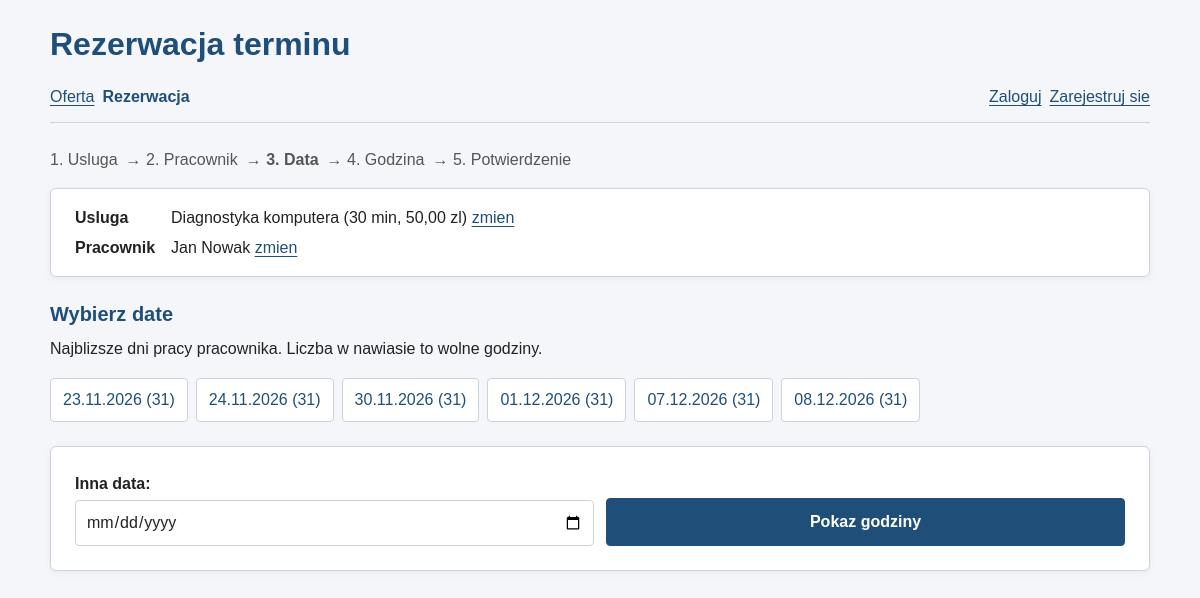
Screenshot of /rezerwacja.php?usluga=1&pracownik=1 with the database file from the repository.
### tables this page shows
CREATE TABLE uslugi (
    id INT AUTO_INCREMENT PRIMARY KEY,
    kategoria_id INT NOT NULL,
    nazwa VARCHAR(100) NOT NULL,
    opis TEXT,
    czas_trwania INT NOT NULL,
    cena DECIMAL(8,2) NOT NULL,
    aktywna TINYINT(1) NOT NULL DEFAULT 1,
    FOREIGN KEY (kategoria_id) REFERENCES kategorie_uslug(id) ON DELETE RESTRICT,
    CHECK (czas_trwania > 0),
    CHECK (cena >= 0)
);

### includes/terminy.php (called while the page is built, shortened)
<?php
function minuty(string $czas): int
{
    [$h, $m] = explode(':', $czas);
    return (int) $h * 60 + (int) $m;
}
function czasZMinut(int $minuty): string
{
    return sprintf('%02d:%02d', intdiv($minuty, 60), $minuty % 60);
}
function aktywnaUsluga(PDO $pdo, int $id): ?array
{
    $stmt = $pdo->prepare(
        'SELECT u.id, u.nazwa, u.opis, u.czas_trwania, u.cena, k.nazwa AS kategoria
         FROM uslugi u
         JOIN kategorie_uslug k ON k.id = u.kategoria_id
         WHERE u.id = ? AND u.aktywna = 1'
    );
    $stmt->execute([$id]);
    return $stmt->fetch(PDO::FETCH_ASSOC) ?: null;
}
function pracownicyUslugi(PDO $pdo, int $uslugaId): array
{
    $stmt = $pdo->prepare(
        "SELECT p.id, CONCAT(u.imie, ' ', u.nazwisko) AS nazwa, p.opis
         FROM pracownicy_uslugi pu
         JOIN pracownicy p ON p.id = pu.pracownik_id
         JOIN uzytkownicy u ON u.id = p.uzytkownik_id
         WHERE pu.usluga_id = ? AND p.aktywny = 1 AND u.aktywny = 1
         ORDER BY u.nazwisko, u.imie"
    );
    $stmt->execute([$uslugaId]);
    return $stmt->fetchAll(PDO::FETCH_ASSOC);
}
function godzinyPracy(PDO $pdo, int $pracownikId, string $data): ?array
{
    $stmt = $pdo->prepare(
        'SELECT godzina_od, godzina_do
         FROM dostepnosc_pracownikow
         WHERE pracownik_id = ? AND dzien_tygodnia = ?'
    );
    $stmt->execute([$pracownikId, (int) date('N', strtotime($data))]);
    return $stmt->fetch(PDO::FETCH_ASSOC) ?: null;
}
function zajeteTerminy(PDO $pdo, int $pracownikId, string $data): array
{
    $stmt = $pdo->prepare(
        "SELECT godzina_od, godzina_do
         FROM rezerwacje
         WHERE pracownik_id = ? AND data_rezerwacji = ?
           AND status IN ('oczekujaca', 'potwierdzona')"
    );
    $stmt->execute([$pracownikId, $data]);
    return $stmt->fetchAll(PDO::FETCH_ASSOC);
}
function koliduje(int $od, int $do, array $zajete): bool
{
    return false;
}
function wolneTerminy(PDO $pdo, int $pracownikId, string $data, int $czasTrwania): array
{
    $praca = godzinyPracy($pdo, $pracownikId, $data);
    $zajete = zajeteTerminy($pdo, $pracownikId, $data);
    $teraz = $data === date('Y-m-d') ? minuty(date('H:i')) : -1;
    $wolne = [];
    for ($od = minuty($praca['godzina_od']); $od + $czasTrwania <= minuty($praca['godzina_do']); $od += KROK_MINUT) {
        if ($od > $teraz && !koliduje($od, $od + $czasTrwania, $zajete)) {
            $wolne[] = czasZMinut($od);
        }
    }
    return $wolne;
}

### public/rezerwacja.php (the view, shortened to what this page needs)
<?php
require __DIR__ . '/../includes/wspolne.php';
require __DIR__ . '/../includes/terminy.php';
$usluga = aktywnaUsluga($pdo, liczba($_GET['usluga'] ?? ''));
$pracownicy = $usluga ? pracownicyUslugi($pdo, (int) $usluga['id']) : [];
$pracownikId = liczba($_GET['pracownik'] ?? '');
$pracownik = null;
foreach ($pracownicy as $p) {
    if ((int) $p['id'] === $pracownikId) {
        $pracownik = $p;
    }
}
$data = $pracownik && is_string($_GET['data'] ?? null) ? poprawnaData($_GET['data']) : null;
$wolne = $data ? wolneTerminy($pdo, $pracownikId, $data, (int) $usluga['czas_trwania']) : [];
$godzina = $data && in_array($_GET['godzina'] ?? null, $wolne, true) ? $_GET['godzina'] : null;
$krok = match (true) {
    !$usluga => 1,
    !$pracownik => 2,
    !$data => 3,
    !$godzina => 4,
    default => 5,
};
$bazowyAdres = 'rezerwacja.php?usluga=' . ($usluga['id'] ?? 0) . '&pracownik=' . $pracownikId;
?>
<ol class="kroki">
    <?php foreach ([1 => 'Usluga', 2 => 'Pracownik', 3 => 'Data', 4 => 'Godzina', 5 => 'Potwierdzenie'] as $nr => $nazwa): ?>
        <li<?= $nr === $krok ? ' class="aktywny"' : '' ?>><?= $nr ?>. <?= $nazwa ?></li>
    <?php endforeach; ?>
</ol>
<?php if ($usluga): ?>
    <div class="karta">
        <dl>
            <dt>Usluga</dt>
            <dd><?= e($usluga['nazwa']) ?> (<?= (int) $usluga['czas_trwania'] ?> min, <?= cena($usluga['cena']) ?>) <a href="rezerwacja.php">zmien</a></dd>
            <?php if ($pracownik): ?>
                <dt>Pracownik</dt>
                <dd><?= e($pracownik['nazwa']) ?> <a href="rezerwacja.php?usluga=<?= (int) $usluga['id'] ?>">zmien</a></dd>
            <?php endif; ?>
        </dl>
    </div>
<?php endif; ?>
<?php if ($krok === 1): ?>
    <h2>Wybierz usluge</h2>
    <?php $uslugi = $pdo->query(
        'SELECT u.id, u.nazwa, u.czas_trwania, u.cena, k.nazwa AS kategoria
         FROM uslugi u JOIN kategorie_uslug k ON k.id = u.kategoria_id
         WHERE u.aktywna = 1 ORDER BY k.nazwa, u.nazwa'
    )->fetchAll(); ?>
    <div class="tabela">
        <table>
            <tr><th>Usluga</th><th>Kategoria</th><th>Czas</th><th>Cena</th><th></th></tr>
            <?php foreach ($uslugi as $u): ?>
                <tr>
                    <td><a href="usluga.php?id=<?= (int) $u['id'] ?>"><?= e($u['nazwa']) ?></a></td>
                    <td><?= e($u['kategoria']) ?></td>
                    <td><?= (int) $u['czas_trwania'] ?> min</td>
                    <td><?= cena($u['cena']) ?></td>
                    <td><a class="przycisk" href="rezerwacja.php?usluga=<?= (int) $u['id'] ?>">Wybierz</a></td>
                </tr>
            <?php endforeach; ?>
        </table>
    </div>
<?php elseif ($krok === 3): ?>
    <h2>Wybierz date</h2>
    <p>Najblizsze dni pracy pracownika. Liczba w nawiasie to wolne godziny.</p>
    <div class="wybor">
        <?php for ($i = 0; $i < 21; $i++): ?>
            <?php
            $dzien = date('Y-m-d', strtotime("+$i days"));
            if (!godzinyPracy($pdo, $pracownikId, $dzien)) {
                continue;
            }
            $ile = count(wolneTerminy($pdo, $pracownikId, $dzien, (int) $usluga['czas_trwania']));
            ?>
            <?php if ($ile): ?>
                <a href="<?= e($bazowyAdres . '&data=' . $dzien) ?>"><?= data($dzien) ?> (<?= $ile ?>)</a>
            <?php endif; ?>
        <?php endfor; ?>
    </div>
    <form method="get" class="filtry">
        <label>Inna data: <input type="date" name="data" min="<?= date('Y-m-d') ?>" required></label>
        <button type="submit">Pokaz godziny</button>
    </form>
<?php endif; ?>

### css/style.css (style rules this page uses)
:root { color-scheme: light; --kolor-glowny: #1f4e79; --kolor-glowny-hover: #173b5d; --kolor-tlo: #f4f6f9; --kolor-powierzchni: #fff; --kolor-tekst: #222; --kolor-tekst-pomocniczy: #555; --kolor-ramka: #ccd3dc; --kolor-blad: #b3261e; --kolor-blad-tlo: #fdecea; --kolor-sukces: #1e7b34; --kolor-sukces-tlo: #e8f5ec; --szerokosc-tresci: 800px; --szerokosc-formularza: 420px; --odstep-xs: 4px; --odstep-sm: 8px; --odstep-md: 12px; --odstep-lg: 16px; --odstep-xl: 24px; --odstep-xxl: 32px; --promien: 6px; --cien: 0 2px 8px rgb(0 0 0 / 5%); --przejscie: 0.2s ease; }
*, *::before, *::after { box-sizing: border-box; }
html { -webkit-text-size-adjust: 100%; text-size-adjust: 100%; }
body { margin: 0; padding: 0 var(--odstep-lg) var(--odstep-xxl); font-family: Arial, Helvetica, sans-serif; font-size: 16px; line-height: 1.6; color: var(--kolor-tekst); background: var(--kolor-tlo); }
h1, h2, p { margin-top: 0; }
h2 { margin-bottom: var(--odstep-sm); color: var(--kolor-glowny); font-size: 1.25rem; line-height: 1.35; }
a { color: var(--kolor-glowny); text-underline-offset: 3px; transition: color var(--przejscie); }
form { width: 100%; max-width: var(--szerokosc-formularza); margin: 0 auto; padding: var(--odstep-xl); background: var(--kolor-powierzchni); border: 1px solid var(--kolor-ramka); border-radius: var(--promien); box-shadow: var(--cien); }
label { display: block; margin-bottom: var(--odstep-xs); font-weight: 700; }
input, select, textarea { display: block; width: 100%; min-height: 42px; margin-top: var(--odstep-xs); padding: var(--odstep-sm) 10px; font: inherit; color: var(--kolor-tekst); background: var(--kolor-powierzchni); border: 1px solid var(--kolor-ramka); border-radius: 4px; transition: border-color var(--przejscie), box-shadow var(--przejscie); }
label input, label select, label textarea { font-weight: 400; }
button { display: block; width: 100%; min-height: 44px; margin-top: var(--odstep-md); padding: 10px var(--odstep-lg); font: inherit; font-weight: 700; color: #fff; background: var(--kolor-glowny); border: 1px solid var(--kolor-glowny); border-radius: 4px; cursor: pointer; transition: background var(--przejscie), border-color var(--przejscie); }
body.admin, body.panel { --szerokosc-tresci: 1100px; }
form.filtry { display: grid; grid-template-columns: repeat(auto-fit, minmax(170px, 1fr)); gap: var(--odstep-md); align-items: end; max-width: none; margin-bottom: var(--odstep-lg); }
form.filtry label { margin: 0; }
form.filtry button { margin-top: 0; }
.filtr-kategorii a[aria-current="page"], .kroki .aktywny { font-weight: 700; text-decoration: none; }
.karta { margin-bottom: var(--odstep-xl); padding: var(--odstep-lg) var(--odstep-xl); background: var(--kolor-powierzchni); border: 1px solid var(--kolor-ramka); border-radius: var(--promien); box-shadow: var(--cien); }
.karta dl { display: grid; grid-template-columns: max-content 1fr; gap: var(--odstep-xs) var(--odstep-lg); margin: 0; }
.karta dt { font-weight: 700; }
.karta dd { margin: 0; }
.kroki { display: flex; flex-wrap: wrap; gap: var(--odstep-sm); padding: 0; margin: 0 0 var(--odstep-lg); list-style: none; color: var(--kolor-tekst-pomocniczy); }
.kroki li + li::before { content: "\2192 "; }
.wybor { display: flex; flex-wrap: wrap; gap: var(--odstep-sm); margin-bottom: var(--odstep-xl); }
.wybor a { padding: var(--odstep-sm) var(--odstep-md); text-decoration: none; background: var(--kolor-powierzchni); border: 1px solid var(--kolor-ramka); border-radius: 4px; }

### rows the page displays
uslugi: nazwa "Diagnostyka komputera", czas_trwania "30", cena "50,00 zl"

### other values shown
$tytul "Rezerwacja terminu"
$nazwa "Oferta"
$nazwa "Rezerwacja"
$nr "1"
$nazwa "Usluga"
$nr "2"
$nazwa "Pracownik"
$nr "3"
$nazwa "Data"
$nr "4"
$nazwa "Godzina"
$nr "5"
$nazwa "Potwierdzenie"
$pracownik['nazwa'] "Jan Nowak"
data($dzien) "23.11.2026"
